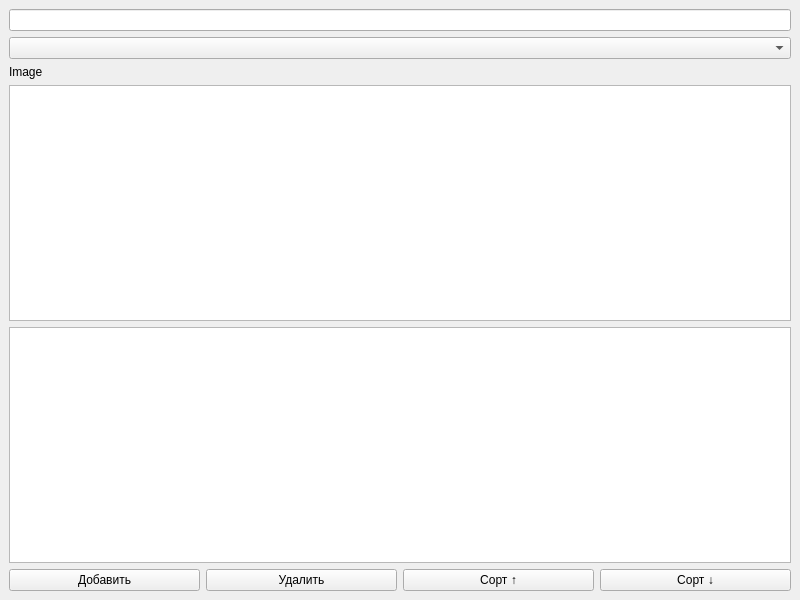
<?xml version="1.0" encoding="UTF-8"?>
<ui version="4.0">
 <class>MainWindow</class>
 <widget class="QMainWindow" name="MainWindow">
  <property name="geometry">
   <rect><x>0</x><y>0</y><width>800</width><height>600</height></rect>
  </property>
  <property name="windowTitle"><string>Bus App</string></property>
  <widget class="QWidget" name="centralwidget">
   <layout class="QVBoxLayout" name="verticalLayout">
    <item><widget class="QLineEdit" name="lineEdit"/></item>
    <item><widget class="QComboBox" name="comboBox"/></item>
    <item><widget class="QLabel" name="imageLabel"><property name="text"><string>Image</string></property></widget></item>
    <item><widget class="QTableWidget" name="tableWidget"/></item>
    <item><widget class="QListWidget" name="listWidget"/></item>
    <item>
     <layout class="QHBoxLayout" name="buttonLayout">
      <item><widget class="QPushButton" name="btnAdd"><property name="text"><string>Добавить</string></property></widget></item>
      <item><widget class="QPushButton" name="btnRemove"><property name="text"><string>Удалить</string></property></widget></item>
      <item><widget class="QPushButton" name="btnSortAsc"><property name="text"><string>Сорт ↑</string></property></widget></item>
      <item><widget class="QPushButton" name="btnSortDesc"><property name="text"><string>Сорт ↓</string></property></widget></item>
     </layout>
    </item>
   </layout>
  </widget>
 </widget>
 <resources/>
 <connections/>
</ui>
